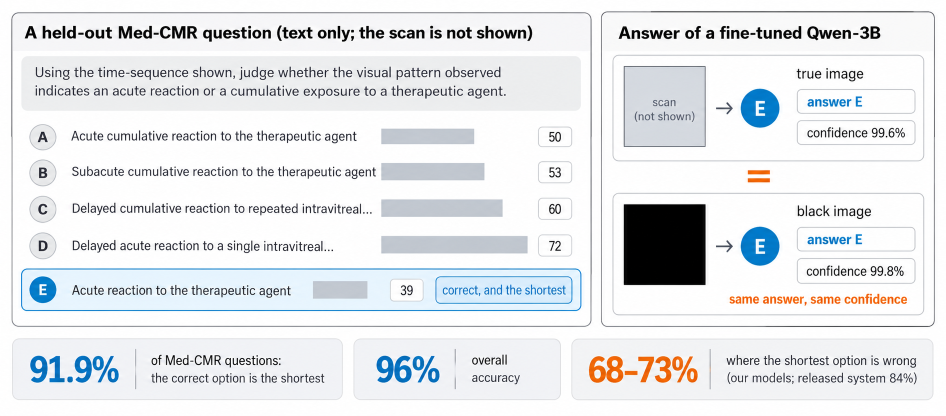
#> input picture paper/fig/f1_teaser_gen.png, 1891 x 831 px (shown at 1/2 size)
$ python -i ss_features.py   (imports and definitions only)
#> lines starting #> are read from the running program, lines starting #| are printed output that depends on the picture
#!/usr/bin/env python
"""Same-source graph, step 1 (CPU): perceptual hashes (dHash, pHash; 64-bit) for every official train image.
Writes data/train_pool/derived/{ids.json,dhash.npy,phash.npy}. Images are read-only inputs; nothing else is touched."""
import json
import os
import sys
import time
from multiprocessing import Pool

import numpy as np
from PIL import Image

ROOT = "/gscratch/gokulsrinathseetharam/medical-vqa-retrieve-verify"
POOL = ROOT + "/data/train_pool"
OUT = POOL + "/derived"
# [1 line not run here, left out]

N = 32
k = np.arange(N)
DCT = np.cos(np.pi * (2 * k[None, :] + 1) * k[:, None] / (2 * N)) * np.sqrt(2.0 / N)
# [1 line not run here, left out]


def bits_to_u64(b):
    v = 0
    for x in b:
        v = (v << 1) | int(x)
    return np.uint64(v)


def hashes(path):
#> called with path = '../paper/fig/f1_teaser_gen.png'
    im = Image.open(path).convert("L")
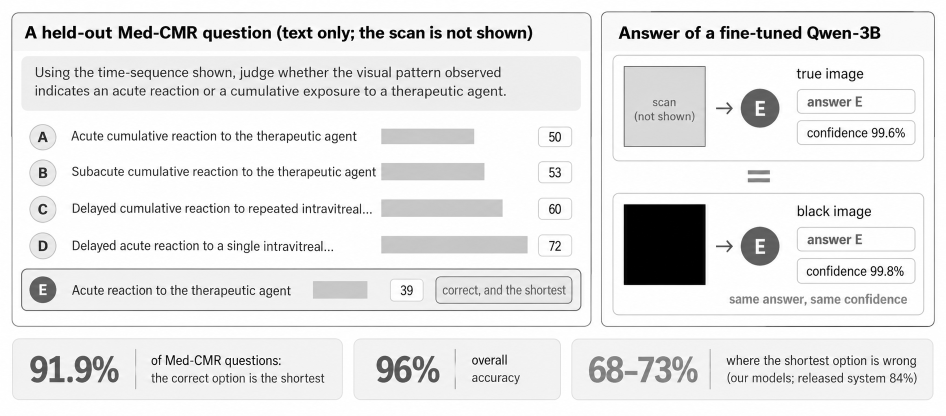
#> im: PIL image 1891x831 L (shown at 1/2 size); min 0, max 255, mean 230.7
    d = np.asarray(im.resize((9, 8), Image.LANCZOS), dtype=np.float32)
    dh = bits_to_u64((d[:, 1:] > d[:, :-1]).flatten())
#> the loop in bits_to_u64, `for x in b:` made 64 passes
#> (x, v) on passes 3 to 14: (True, 3), (True, 7), (True, 15), (False, 30), (False, 60), (True, 121), (False, 242), (True, 485), (False, 970), (True, 1941), (True, 3883), (False, 7766)
#> v on passes 1 to 2: 0, 1
#> after the loop in bits_to_u64, `for x in b:`: v = 8744683544709877211
#> dh = 8744683544709877211
    p = np.asarray(im.resize((N, N), Image.LANCZOS), dtype=np.float32)
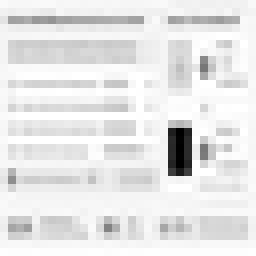
#> p: shape (32, 32) float32 (shown 8 times larger); min 0, max 255, mean 230.4
    f = DCT @ p @ DCT.T
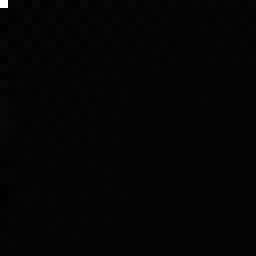
#> f: shape (32, 32) float64 (shown 8 times larger); min -274.8, max 14746.5, mean 15.2; drawn with min black and max white
    low = f[:8, :8].flatten()
#> low = 64 values, max 14746.5 at index 0, min -238.2 at index 24, mean 233.6
    ph = bits_to_u64(low > np.median(low[1:]))
#> the loop in bits_to_u64 (call 2), `for x in b:` made 64 passes
#> (x, v) on passes 3 to 14: (True, 7), (False, 14), (True, 29), (False, 58), (False, 116), (True, 233), (False, 466), (False, 932), (True, 1865), (True, 3731), (False, 7462), (False, 14924)
#> ph = 16803658556339833929
    return dh, ph


def work(item):
    cid, p = item
    try:
        return cid, hashes(p)
    except Exception as e:  # noqa: BLE001
        return cid, str(e)


# [13 lines not run here, left out]

>>> result = hashes('../paper/fig/f1_teaser_gen.png')
#> result = (8744683544709877211, 16803658556339833929)
